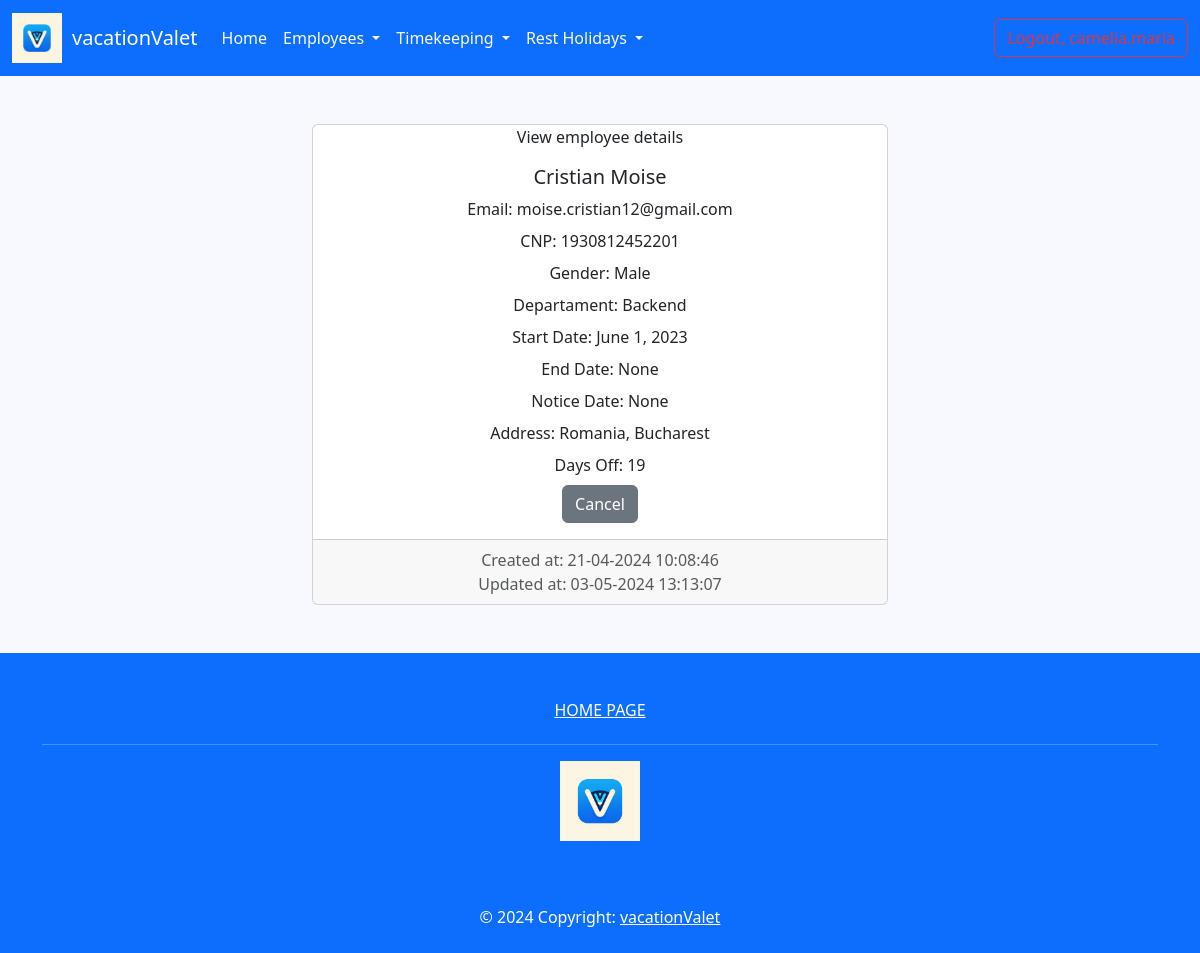
The app's page /details_employee/7/ (signed in), older data.
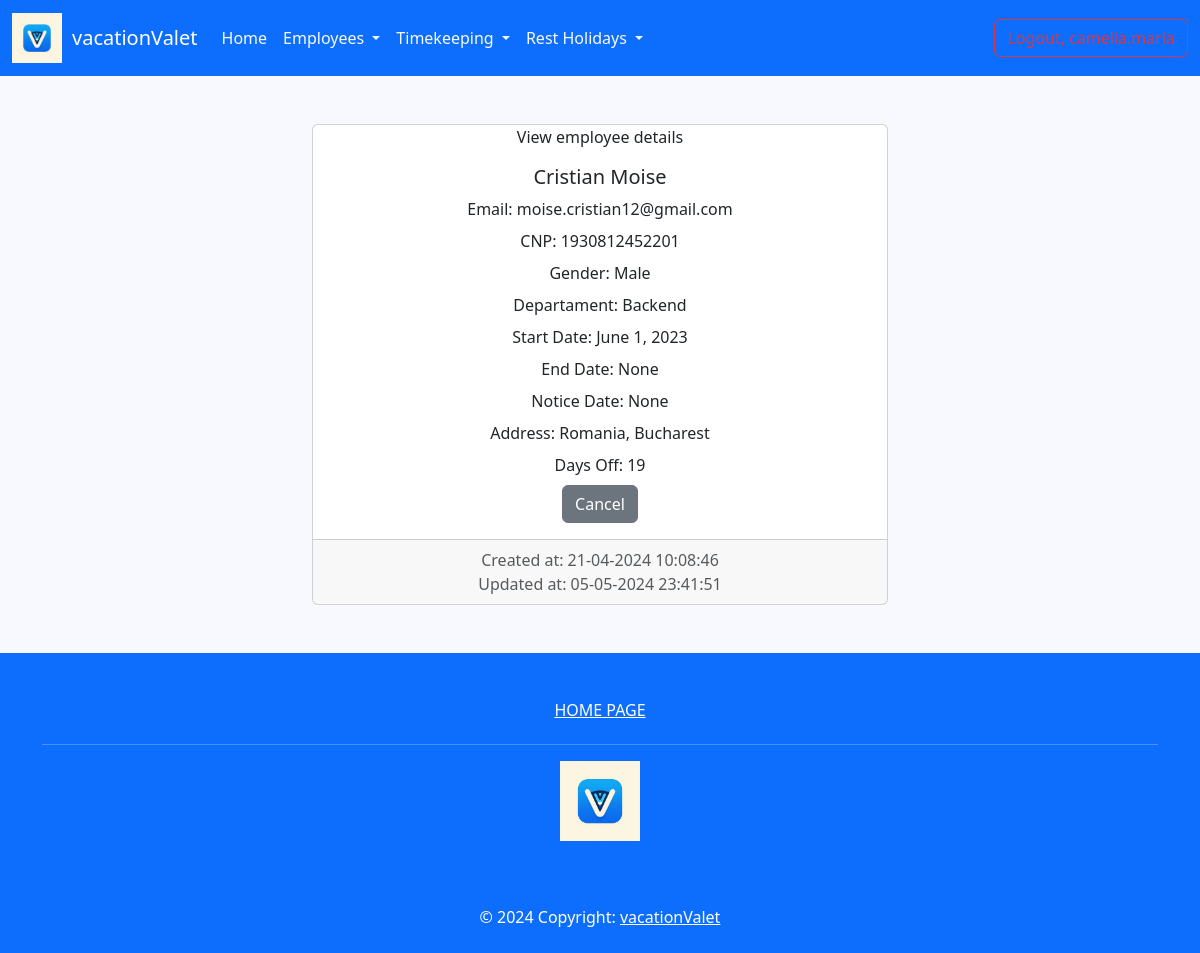
The same page, newer data.
### employee/models.py (models this page shows, shortened)
class Employee(AbstractUser):
    GENDER_OPTIONS = (
        ('male', 'Male'),
        ('female', 'Female')
    )
    cnp = models.IntegerField(blank=False, null=True, unique=True)
    gender = models.CharField(max_length=6, choices=GENDER_OPTIONS, null=True)
    birth_date = models.DateField(null=True, blank=False)
    departament = models.ForeignKey(Department, on_delete=models.CASCADE, null=True)
    start_date = models.DateField(null=True)
    end_date = models.DateField(null=True, blank=True)
    notice_date = models.DateField(null=True, blank=True)
    address = models.TextField(blank=True, null=True)
    is_supervisor = models.BooleanField(default=False, blank=True, null=True)
    days_off = models.IntegerField(blank=True, null=True)
    created_at = models.DateTimeField(auto_now_add=True)
    updated_at = models.DateTimeField(auto_now=True)
    def __str__(self):
        return f'{self.first_name} {self.last_name}'  # Implicit mostenite din clasa AbstractUser
    @property
    def is_supervisor(self):
        return Department.objects.filter(supervisor=self).exists()

class Department(models.Model):
    name = models.CharField(max_length=100)
    supervisor = models.ForeignKey('Employee', on_delete=models.CASCADE, null=True, blank=True)
    def __str__(self):
        return self.name

### employee/views.py (the view)
# urls.py: path('details_employee/<int:pk>/', views.EmployeeDetailView.as_view(), name='details-employee'),
class EmployeeDetailView(LoginRequiredMixin, DetailView):
    template_name = 'employee/details_employee.html'
    model = Employee

### templates/employee/details_employee.html (shortened to what this page needs)
{% extends 'base.html' %}
{% load static %}
{% block head %}
    <link rel="stylesheet" type="text/css" href="{% static 'css/list_of_emloyees/details_employee.css' %}">
{% endblock %}
{% block content %}
    <div class="container-fluid">
        <div class="row">
            <div class="col-md-6 offset-md-3 gy-5">
                <div class="card text-center">
                    <div class="class-header">
                        View employee details
                    </div>
                    <div class="card-body">
                        <h5 class="card-title">{{ employee }}</h5>
                        <p class="card-title">Email: {{ employee.email }}</p>
                        <p class="card-title">CNP: {{ employee.cnp }}</p>
                        <p class="card-title">Gender:
                            {% for option in employee.GENDER_OPTIONS %}
                                {% if option.0 == employee.gender %}
                                    {{ option.1 }}
                                {% endif %}
                            {% endfor %}
                        </p>
                        <p class="card-title">Departament: {{ employee.departament }}</p>
                        <p class="card-title">Start Date: {{ employee.start_date }}</p>
                        <p class="card-title">End Date: {{ employee.end_date }}</p>
                        <p class="card-title">Notice Date: {{ employee.notice_date }}</p>
                        <p class="card-title">Address: {{ employee.address }}</p>
                        <p class="card-title">Days Off: {{ employee.days_off }}</p>
                        <a href="{% url 'list-employees' %}" class="btn btn-secondary">Cancel</a>
                    </div>
                    <div class="card-footer text-body-secondary">
                        Created at: {{ employee.created_at|date:"d-m-Y H:i:s" }} <br>
                        Updated at: {{ employee.updated_at|date:"d-m-Y H:i:s" }}
                    </div>
                </div>
            </div>
        </div>
    </div>
{% endblock %}

Row changes from the older to the newer data that the page shows:
changed Employee "Male": updated_at "03-05-2024 13:13:07" → "05-05-2024 23:41:51"
